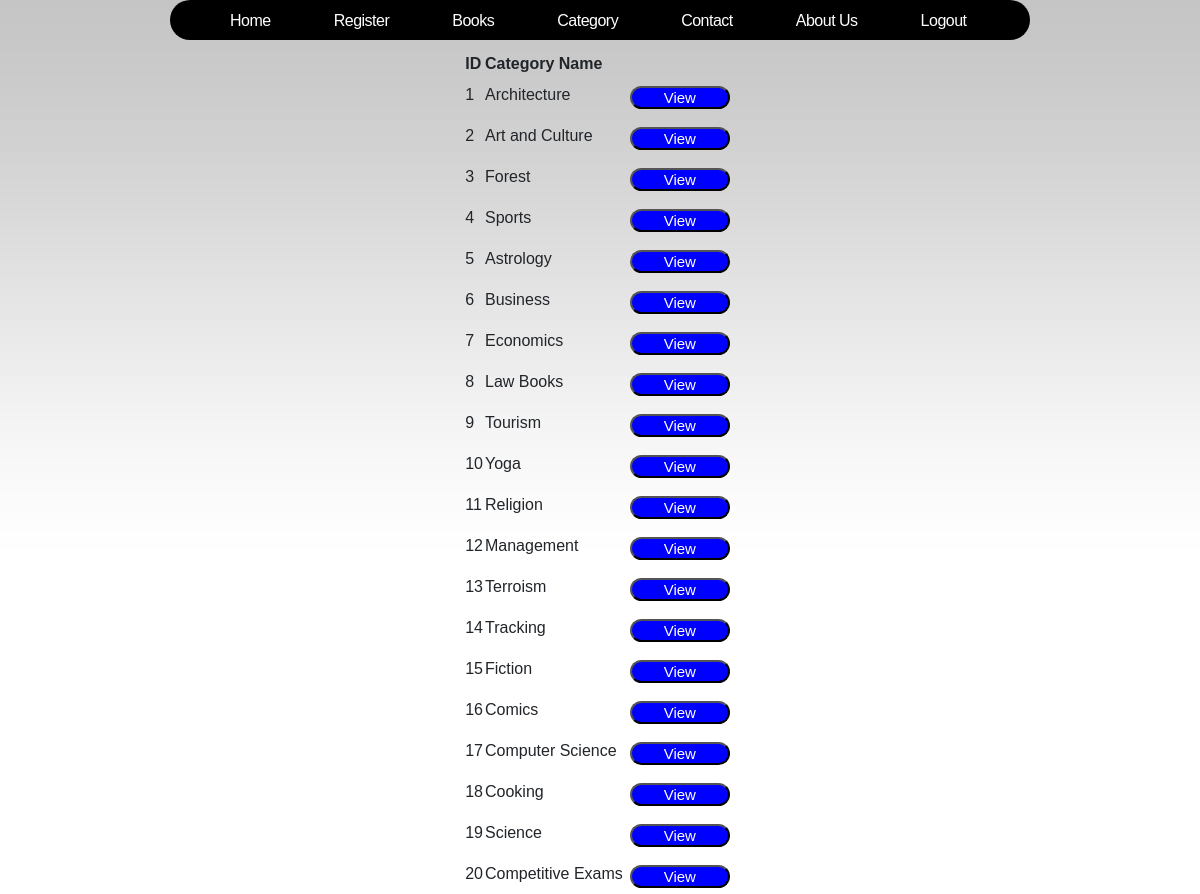
/category_user.php (signed in), run on the app's committed database.
### tables this page shows
CREATE TABLE IF NOT EXISTS `category` (
  `cat_id` int(4) NOT NULL AUTO_INCREMENT,
  `cat_name` varchar(30) NOT NULL,
  PRIMARY KEY (`cat_id`)
);

### category_user.php (the view, shortened to what this page needs)
<!DOCTYPE html>
<head>
<?php
	include("includes/head.inc.php");
?>
</head>
<body>
<div id="outer">
	<div id="header">
		<div id="menu">
			<?php
				include("includes/menu.php");
			?>
		</div>
	</div>
<center><div id="content">
<?php
$host="localhost";
$dbUsername="root";
$dbPassword="";
$dbname="ebook";
$con=mysql_connect($host,$dbUsername,$dbPassword);
$dat=mysql_select_db($dbname,$con);
if($dat)
{
	$sql="select * from category";
	echo '<table><tr><th>ID</th><th>Category Name</th></tr>';
	$res=mysql_query($sql);
	if($res)
	{
		while($row=mysql_fetch_array($res,MYSQL_ASSOC)){
			echo "<tr><td>".$row['cat_id']."</td><td>".$row['cat_name']."</td><td><a href='subcat_user.php'><input type='submit' value='View' style='background: blue;font-size: 15px;width:100px;color: white;border-radius:20px'></a></td></tr>";
		}
	}
}
?>
</center>
</div>
</body>
</html>

### includes/head.inc.php (shortened to what this page needs)
<link href="my.css" rel="stylesheet" type="text/css" />
<link href="css/bootstrap.min.css" rel="stylesheet" type="text/css" />

### includes/menu.php
<body>
<ul>
<li><a href="index_user.php">Home</a></li>
<li><a href="register_user.php">Register</a></li>
<li><a href="book_user.php">Books</a></li>
<li><a href="category_user.php">Category</a></li>
<li><a href="contact_user.php">Contact</a></li>
<li><a href="about_user.php">About Us</a></li>
<li><a href="logout.php">Logout</a></li>
</ul>
</body>

### my.css (style rules this page uses)
body { margin-top: 20px; padding: 0; font-family: "Trebuchet MS", Arial, Helvetica, sans-serif; font-size: 13px; background: url(images/img01.jpg) repeat-x left top; color: black; }
#outer { height:400px; width:860px; margin:0 auto; }
input[type=submit] { font-family: "Trebuchet MS", Arial, Helvetica, sans-serif; font-size: 15px; width:100px; background: blue; color: white; border-radius:20px; }
#header { width: 860px; height: 40px; margin: 0 auto; background:black; border-radius:20px; }
#menu { float: left; width: 860px; height: 54px; }
#menu ul { margin: 0; padding: 0px 0 0 20px; list-style: none; line-height: normal; }
#menu li { display: block; float: left; }
#menu a { display: block; float: left; margin-right: 3px; margin-left: 20px; padding: 12px 20px; letter-spacing: -.5px; text-decoration: none; font: 16px "Trebuchet MS", Arial, Helvetica, sans-serif; color: #FFFFFF; }
#content { height:400px; width:860px; font: 16px "Trebuchet MS", Arial, Helvetica, sans-serif; }
#content a { float:right; padding:5px; text-decoration: none; font: 25px "Trebuchet MS", Arial, Helvetica, sans-serif; color:blue; }

### data on the page
category: cat_id "1", cat_name "Architecture"
category: cat_id "2", cat_name "Art and Culture"
category: cat_id "3", cat_name "Forest"
category: cat_id "4", cat_name "Sports"
category: cat_id "5", cat_name "Astrology"
category: cat_id "6", cat_name "Business"
category: cat_id "7", cat_name "Economics"
category: cat_id "8", cat_name "Law Books"
category: cat_id "9", cat_name "Tourism"
category: cat_id "10", cat_name "Yoga"
category: cat_id "11", cat_name "Religion"
category: cat_id "12", cat_name "Management"
category: cat_id "13", cat_name "Terroism"
category: cat_id "14", cat_name "Tracking"
category: cat_id "15", cat_name "Fiction"
category: cat_id "16", cat_name "Comics"
category: cat_id "17", cat_name "Computer Science"
category: cat_id "18", cat_name "Cooking"
category: cat_id "19", cat_name "Science"
category: cat_id "20", cat_name "Competitive Exams"
